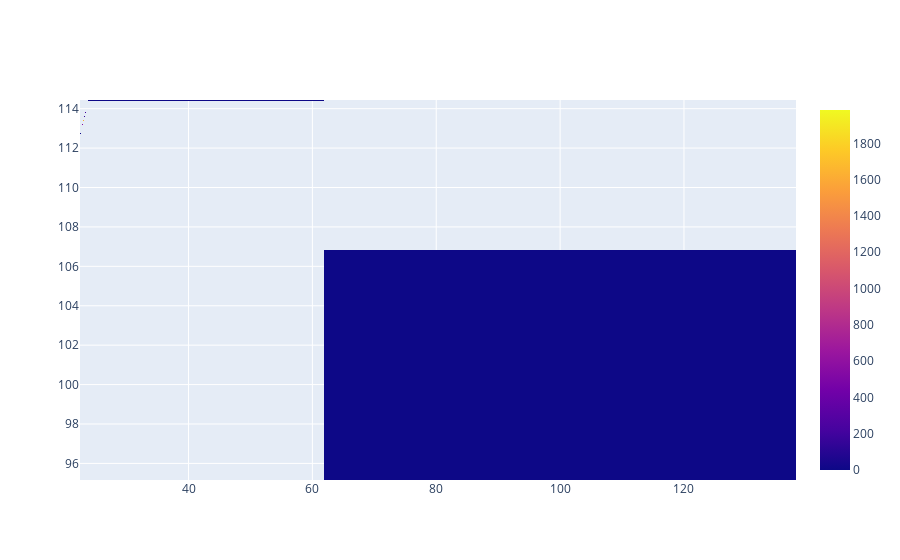

The notebook cell saved with this chart:
### Code cell
fig = go.Figure(data=go.Heatmap(
x=(mapdata['纬度']),
                   y=(mapdata['经度']),
                   z=(mapdata['任务数量data1']),
                   hoverongaps = False))
fig.show()
